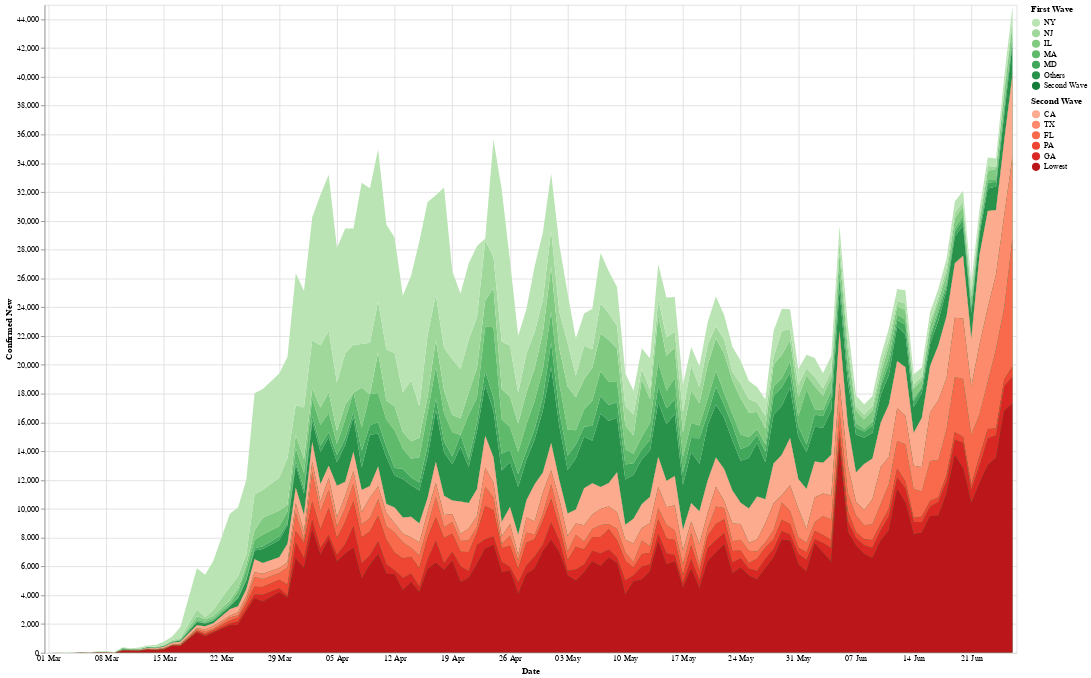

The cell this chart's notebook holds for it:
### Code cell
root=state_data('US')
root = root.drop(root[root['Date'] == '03-28-2020'].index)
root = root.drop(root[root['Date'] == '03-22-2020'].index)
root = root.drop(root[root['Date'] == '03-18-2020'].index)
root = root[root['Date'] >= '03-01-2020']

wave_chart(root, 'State', 'Confirmed_New').interactive()#.properties(width=608, height=385).save('death-wave.png', scale_factor=3.0)

### Figure 1 — Vega-Lite specification as saved in the notebook (floating-point values rounded to 4 significant figures; data arrays with more than 128 entries replaced by an {"elided": "..."} marker saying what was removed)
{"config": {"view": {"continuousWidth": 400, "continuousHeight": 300}}, "layer": [{"data": {"name": "data-0ec96b73d028ad967af66a938b138349"}, "mark": "area", "encoding": {"color": {"type": "nominal", "field": "State", "scale": {"scheme": "greens"}, "sort": ["NY", "NJ", "IL", "MA", "MD"], "title": "First Wave"}, "opacity": {"condition": {"value": 1, "selection": "selector001"}, "value": 0.3}, "order": {"type": "quantitative", "field": "sort"}, "tooltip": [{"type": "temporal", "field": "Date"}, {"type": "nominal", "field": "State"}, {"type": "quantitative", "field": "Confirmed_New"}], "x": {"type": "temporal", "axis": {"domain": false, "format": "%d %b", "tickSize": 0}, "field": "Date"}, "y": {"type": "quantitative", "axis": {"title": "Confirmed New"}, "field": "Confirmed_New", "scale": {"domain": [0, 44910.0]}}}, "selection": {"selector001": {"type": "multi", "fields": ["State"], "bind": "legend"}, "selector004": {"type": "interval", "bind": "scales", "encodings": ["x", "y"]}}, "transform": [{"lookup": "State", "as": ["sort"], "from": {"data": {"name": "data-6e47321f1bba96bcd683192ef614595c"}, "key": "State", "fields": ["Confirmed"]}}]}, {"data": {"name": "data-3445e630d9e06a15f7abc0236f652e36"}, "mark": "area", "encoding": {"color": {"type": "nominal", "field": "State", "scale": {"scheme": "reds"}, "sort": ["CA", "TX", "FL", "PA", "GA"], "title": "Second Wave"}, "opacity": {"condition": {"value": 1, "selection": "selector002"}, "value": 0.3}, "order": {"type": "quantitative", "field": "sort"}, "tooltip": [{"type": "temporal", "field": "Date"}, {"type": "nominal", "field": "State"}, {"type": "quantitative", "field": "Confirmed_New"}], "x": {"type": "temporal", "axis": {"domain": false, "format": "%d %b", "tickSize": 0}, "field": "Date"}, "y": {"type": "quantitative", "field": "Confirmed_New"}}, "selection": {"selector002": {"type": "multi", "fields": ["State"], "bind": "legend"}}, "transform": [{"lookup": "State", "as": ["sort"], "from": {"data": {"name": "data-25c909561593c9ed2e2aa903356e3caf"}, "key": "State", "fields": ["Confirmed"]}}]}, {"data": {"name": "data-5846018648f90631ed2d66da21e42b3b"}, "mark": "bar", "encoding": {"color": {"type": "nominal", "field": "Slope", "legend": null, "scale": {"domain": ["Positive", "Negative"], "range": ["white", "black"]}}, "size": {"condition": {"value": 2, "selection": "selector003"}, "value": 0}, "x": {"type": "temporal", "field": "Date"}, "y": {"type": "quantitative", "field": "Confirmed_New", "stack": "zero"}}, "selection": {"selector003": {"type": "single", "fields": ["Date"], "empty": "none", "nearest": true, "on": "mouseover"}}}, {"data": {"name": "data-5846018648f90631ed2d66da21e42b3b"}, "mark": {"type": "text", "color": "red", "dx": -15, "dy": 10}, "encoding": {"color": {"type": "nominal", "field": "Slope", "legend": null, "scale": {"domain": ["Positive", "Negative"], "range": ["black", "black"]}}, "size": {"condition": {"value": 12, "selection": "selector003"}, "value": 0}, "text": {"type": "nominal", "field": "label"}, "x": {"type": "temporal", "field": "Date"}, "y": {"type": "quantitative", "field": "Confirmed_New", "stack": "zero"}}, "transform": [{"calculate": "format(datum.Percent, \".0f\") + \"%\"", "as": "label"}]}], "height": 800, "resolve": {"scale": {"color": "independent"}}, "width": 1200, "$schema": "https://vega.github.io/schema/vega-lite/v4.0.2.json", "datasets": {"data-0ec96b73d028ad967af66a938b138349": {"elided": "795 records"}, "data-6e47321f1bba96bcd683192ef614595c": [{"State": "NY", "Confirmed": 391200.0}, {"State": "NJ", "Confirmed": 170600.0}, {"State": "IL", "Confirmed": 140300.0}, {"State": "MA", "Confirmed": 108100.0}, {"State": "MD", "Confirmed": 66120.0}, {"State": "VA", "Confirmed": 60570.0}, {"State": "CT", "Confirmed": 46060.0}, {"State": "IN", "Confirmed": 44140.0}, {"State": "MN", "Confirmed": 34620.0}, {"State": "NE", "Confirmed": 18520.0}, {"State": "RI", "Confirmed": 16660.0}, {"State": "DC", "Confirmed": 10180.0}, {"State": "PR", "Confirmed": 6922.0}, {"State": "SD", "Confirmed": 6535.0}, {"State": "NH", "Confirmed": 5671.0}, {"State": "ND", "Confirmed": 3421.0}, {"State": "ME", "Confirmed": 3102.0}, {"State": "VT", "Confirmed": 1198.0}, {"State": "Cruise Ship", "Confirmed": 152.0}, {"State": "MP", "Confirmed": 30.0}, {"State": "Others", "Confirmed": 1.0}, {"State": "Recovered", "Confirmed": 0.0}, {"State": "Second Wave", "Confirmed": 0.0}], "data-3445e630d9e06a15f7abc0236f652e36": {"elided": "682 records"}, "data-25c909561593c9ed2e2aa903356e3caf": [{"State": "CA", "Date": "06-26-2020", "Confirmed": 206800.0, "Deaths": 5868.0, "Recovered": 0.0, "Confirmed_New": 5732.0, "Deaths_New": 62.0, "Recovered_New": 0.0, "Active": 201000.0, "Slope": "Positive"}, {"State": "TX", "Date": "06-26-2020", "Confirmed": 140200.0, "Deaths": 2354.0, "Recovered": 0.0, "Confirmed_New": 5615.0, "Deaths_New": 37.0, "Recovered_New": 0.0, "Active": 137800.0, "Slope": "Positive"}, {"State": "FL", "Date": "06-26-2020", "Confirmed": 123000.0, "Deaths": 3366.0, "Recovered": 0.0, "Confirmed_New": 8942.0, "Deaths_New": 39.0, "Recovered_New": 0.0, "Active": 119600.0, "Slope": "Positive"}, {"State": "PA", "Date": "06-26-2020", "Confirmed": 88860.0, "Deaths": 6579.0, "Recovered": 0.0, "Confirmed_New": 719.0, "Deaths_New": 22.0, "Recovered_New": 0.0, "Active": 82280.0, "Slope": "Positive"}, {"State": "GA", "Date": "06-26-2020", "Confirmed": 73000.0, "Deaths": 2770.0, "Recovered": 0.0, "Confirmed_New": 1900.0, "Deaths_New": 25.0, "Recovered_New": 0.0, "Active": 70220.0, "Slope": "Positive"}, {"State": "MI", "Date": "06-26-2020", "Confirmed": 69330.0, "Deaths": 6134.0, "Recovered": 0.0, "Confirmed_New": 340.0, "Deaths_New": 1.0, "Recovered_New": 0.0, "Active": 63200.0, "Slope": "Positive"}, {"State": "AZ", "Date": "06-26-2020", "Confirmed": 66660.0, "Deaths": 1536.0, "Recovered": 0.0, "Confirmed_New": 3378.0, "Deaths_New": 41.0, "Recovered_New": 0.0, "Active": 65120.0, "Slope": "Positive"}, {"State": "NC", "Date": "06-26-2020", "Confirmed": 59160.0, "Deaths": 1348.0, "Recovered": 0.0, "Confirmed_New": 1686.0, "Deaths_New": 12.0, "Recovered_New": 0.0, "Active": 57810.0, "Slope": "Positive"}, {"State": "LA", "Date": "06-26-2020", "Confirmed": 54770.0, "Deaths": 3190.0, "Recovered": 0.0, "Confirmed_New": 1354.0, "Deaths_New": 26.0, "Recovered_New": 0.0, "Active": 51580.0, "Slope": "Positive"}, {"State": "OH", "Date": "06-26-2020", "Confirmed": 48640.0, "Deaths": 2788.0, "Recovered": 0.0, "Confirmed_New": 987.0, "Deaths_New": 16.0, "Recovered_New": 0.0, "Active": 45850.0, "Slope": "Positive"}, {"State": "TN", "Date": "06-26-2020", "Confirmed": 39440.0, "Deaths": 577.0, "Recovered": 0.0, "Confirmed_New": 1410.0, "Deaths_New": 10.0, "Recovered_New": 0.0, "Active": 38870.0, "Slope": "Positive"}, {"State": "AL", "Date": "06-26-2020", "Confirmed": 34180.0, "Deaths": 907.0, "Recovered": 0.0, "Confirmed_New": 977.0, "Deaths_New": 11.0, "Recovered_New": 0.0, "Active": 33280.0, "Slope": "Positive"}, {"State": "CO", "Date": "06-26-2020", "Confirmed": 31780.0, "Deaths": 1673.0, "Recovered": 0.0, "Confirmed_New": 317.0, "Deaths_New": 4.0, "Recovered_New": 0.0, "Active": 30110.0, "Slope": "Positive"}, {"State": "WA", "Date": "06-26-2020", "Confirmed": 30860.0, "Deaths": 1304.0, "Recovered": 0.0, "Confirmed_New": 488.0, "Deaths_New": 4.0, "Recovered_New": 0.0, "Active": 29550.0, "Slope": "Positive"}, {"State": "SC", "Date": "06-26-2020", "Confirmed": 30340.0, "Deaths": 694.0, "Recovered": 0.0, "Confirmed_New": 1313.0, "Deaths_New": 1.0, "Recovered_New": 0.0, "Active": 29640.0, "Slope": "Positive"}, {"State": "WI", "Date": "06-26-2020", "Confirmed": 26750.0, "Deaths": 766.0, "Recovered": 0.0, "Confirmed_New": 520.0, "Deaths_New": 0.0, "Recovered_New": 0.0, "Active": 25980.0, "Slope": "Positive"}, {"State": "MS", "Date": "06-26-2020", "Confirmed": 25070.0, "Deaths": 1022.0, "Recovered": 0.0, "Confirmed_New": 550.0, "Deaths_New": 6.0, "Recovered_New": 0.0, "Active": 24040.0, "Slope": "Positive"}, {"State": "MO", "Date": "06-26-2020", "Confirmed": 20220.0, "Deaths": 997.0, "Recovered": 0.0, "Confirmed_New": 579.0, "Deaths_New": 10.0, "Recovered_New": 0.0, "Active": 19220.0, "Slope": "Positive"}, {"State": "UT", "Date": "06-26-2020", "Confirmed": 20050.0, "Deaths": 166.0, "Recovered": 0.0, "Confirmed_New": 676.0, "Deaths_New": 2.0, "Recovered_New": 0.0, "Active": 19880.0, "Slope": "Positive"}, {"State": "AR", "Date": "06-26-2020", "Confirmed": 18740.0, "Deaths": 249.0, "Recovered": 0.0, "Confirmed_New": 678.0, "Deaths_New": 9.0, "Recovered_New": 0.0, "Active": 18490.0, "Slope": "Positive"}, {"State": "NV", "Date": "06-26-2020", "Confirmed": 15240.0, "Deaths": 498.0, "Recovered": 0.0, "Confirmed_New": 381.0, "Deaths_New": 3.0, "Recovered_New": 0.0, "Active": 14740.0, "Slope": "Positive"}, {"State": "KY", "Date": "06-26-2020", "Confirmed": 14860.0, "Deaths": 553.0, "Recovered": 0.0, "Confirmed_New": 242.0, "Deaths_New": 7.0, "Recovered_New": 0.0, "Active": 14310.0, "Slope": "Positive"}, {"State": "KS", "Date": "06-26-2020", "Confirmed": 13460.0, "Deaths": 265.0, "Recovered": 0.0, "Confirmed_New": 355.0, "Deaths_New": 3.0, "Recovered_New": 0.0, "Active": 13200.0, "Slope": "Positive"}, {"State": "OK", "Date": "06-26-2020", "Confirmed": 12350.0, "Deaths": 377.0, "Recovered": 0.0, "Confirmed_New": 399.0, "Deaths_New": 2.0, "Recovered_New": 0.0, "Active": 11970.0, "Slope": "Positive"}, {"State": "NM", "Date": "06-26-2020", "Confirmed": 11410.0, "Deaths": 489.0, "Recovered": 0.0, "Confirmed_New": 216.0, "Deaths_New": 4.0, "Recovered_New": 0.0, "Active": 10920.0, "Slope": "Positive"}, {"State": "DE", "Date": "06-26-2020", "Confirmed": 11020.0, "Deaths": 507.0, "Recovered": 0.0, "Confirmed_New": 37.0, "Deaths_New": 0.0, "Recovered_New": 0.0, "Active": 10510.0, "Slope": "Positive"}, {"State": "OR", "Date": "06-26-2020", "Confirmed": 7818.0, "Deaths": 202.0, "Recovered": 0.0, "Confirmed_New": 250.0, "Deaths_New": 5.0, "Recovered_New": 0.0, "Active": 7616.0, "Slope": "Positive"}, {"State": "ID", "Date": "06-26-2020", "Confirmed": 4865.0, "Deaths": 90.0, "Recovered": 0.0, "Confirmed_New": 0.0, "Deaths_New": 0.0, "Recovered_New": 0.0, "Active": 4775.0, "Slope": "Positive"}, {"State": "WV", "Date": "06-26-2020", "Confirmed": 2730.0, "Deaths": 92.0, "Recovered": 0.0, "Confirmed_New": 36.0, "Deaths_New": 0.0, "Recovered_New": 0.0, "Active": 2638.0, "Slope": "Positive"}, {"State": "WY", "Date": "06-26-2020", "Confirmed": 1368.0, "Deaths": 20.0, "Recovered": 0.0, "Confirmed_New": 42.0, "Deaths_New": 0.0, "Recovered_New": 0.0, "Active": 1348.0, "Slope": "Positive"}, {"State": "HI", "Date": "06-26-2020", "Confirmed": 866.0, "Deaths": 17.0, "Recovered": 0.0, "Confirmed_New": 15.0, "Deaths_New": 0.0, "Recovered_New": 0.0, "Active": 849.0, "Slope": "Positive"}, {"State": "AK", "Date": "06-26-2020", "Confirmed": 833.0, "Deaths": 14.0, "Recovered": 0.0, "Confirmed_New": 20.0, "Deaths_New": 2.0, "Recovered_New": 0.0, "Active": 819.0, "Slope": "Positive"}, {"State": "MT", "Date": "06-26-2020", "Confirmed": 829.0, "Deaths": 22.0, "Recovered": 0.0, "Confirmed_New": 26.0, "Deaths_New": 1.0, "Recovered_New": 0.0, "Active": 807.0, "Slope": "Positive"}, {"State": "GU", "Date": "06-26-2020", "Confirmed": 247.0, "Deaths": 5.0, "Recovered": 0.0, "Confirmed_New": 16.0, "Deaths_New": 0.0, "Recovered_New": 0.0, "Active": 242.0, "Slope": "Positive"}, {"State": "VI", "Date": "06-26-2020", "Confirmed": 81.0, "Deaths": 6.0, "Recovered": 0.0, "Confirmed_New": 1.0, "Deaths_New": 0.0, "Recovered_New": 0.0, "Active": 75.0, "Slope": "Positive"}], "data-5846018648f90631ed2d66da21e42b3b": {"elided": "230 records"}}}
